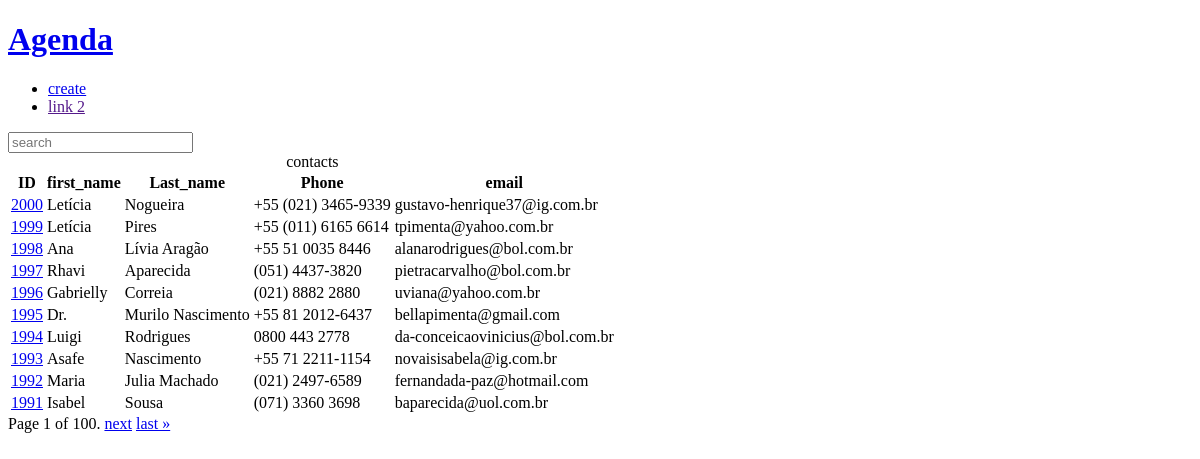
Before: / with the older database file.
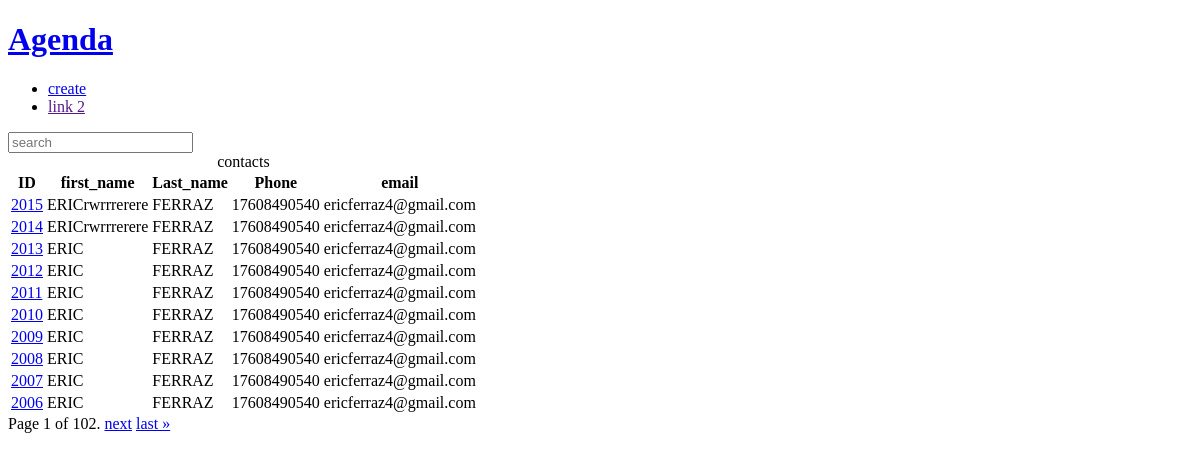
After: the same page with the newer database file.
### contact/models.py (models this page shows, shortened)
class Contact(models.Model):
    first_name = models.CharField(max_length=50)
    last_name = models.CharField(max_length=50,blank=True)
    phone = models.CharField(max_length=15)
    email = models.EmailField(max_length=254, blank=True)
    created_date = models.DateTimeField(default=timezone.now)
    description = models.TextField(blank=True)
    show = models.BooleanField(default=True)
    picture = models.ImageField(upload_to='pictures/%Y/%m', blank=True, null=True)
    Category = models.ForeignKey(
        category,
        on_delete=models.SET_NULL,
        blank=True,
        null=True,
        )

### contact/views/contact_views.py (the view)
# urls.py: path('', views.inedex, name = 'index'),
def inedex (request):
    Contacts = Contact.objects.filter(show = True).order_by('-id')
    paginator = Paginator(Contacts, 10)
    page_number = request.GET.get("page")
    page_obj = paginator.get_page(page_number)
    context = {
        "page_obj": page_obj,
        "site_title" : 'Contatos - '
    }
    return render(
        request,
        "contact/index.html",
        context
        )

### contact/templates/contact/index.html
{% extends "global/base.html" %}
{% block content %}
{% if page_obj %}
    <div class = "responsive-table">
        <table class = "contacts-table">
            <caption class = "table-caption">
                contacts
            </caption>
            <thead>
                <tr class="table-row table-row-header">
                   <th class="table-header">ID</th>
                   <th class="table-header">first_name</th>
                   <th class="table-header">Last_name</th>
                   <th class="table-header">Phone</th>
                   <th class="table-header">email</th>
                </tr>
            </thead>
            <tbody>
                {%for contact in page_obj%}
                    <tr class="table-row">
                        <td class="table-cel">
                         <a
                            class="table-link"
                            href="{% url 'contact:contact' contact.id %}"
                            >
                            {{contact.id}}
                         </a>
                        </td>
                        <td class="table-cel">
                            {{contact.first_name}}
                        </td>
                        <td class="table-cel">
                             {{contact.last_name}}
                        </td>
                        <td class="table-cel">
                             {{contact.phone}}
                        </td>
                        <td class="table-cel">
                             {{contact.email}}
                        </td>
                    </tr>
                {% endfor %}
            </tbody>
        </table>
    </div>
    {% else %}
    <div class="single-contact">
      <h1 class="single-contact-name">
        NENHUM CONTATO ECONTRADO
      </h1>
    </div>
{% endif %}
{% endblock content%}

Changed rows visible on the page:
no longer on this page (row unchanged): Contact: id "2000", first_name "Letícia", last_name "Nogueira", phone "+55 (021) 3465-9339", email "gustavo-henrique37@ig.com.br"
no longer on this page (row unchanged): Contact: id "1999", first_name "Letícia", last_name "Pires", phone "+55 (011) 6165 6614", email "tpimenta@yahoo.com.br"
no longer on this page (row unchanged): Contact: id "1998", first_name "Ana", last_name "Lívia Aragão", phone "+55 51 0035 8446", email "alanarodrigues@bol.com.br"
no longer on this page (row unchanged): Contact: id "1997", first_name "Rhavi", last_name "Aparecida", phone "(051) 4437-3820", email "pietracarvalho@bol.com.br"
no longer on this page (row unchanged): Contact: id "1996", first_name "Gabrielly", last_name "Correia", phone "(021) 8882 2880", email "uviana@yahoo.com.br"
no longer on this page (row unchanged): Contact: id "1995", first_name "Dr.", last_name "Murilo Nascimento", phone "+55 81 2012-6437", email "bellapimenta@gmail.com"
no longer on this page (row unchanged): Contact: id "1994", first_name "Luigi", last_name "Rodrigues", phone "0800 443 2778", email "da-conceicaovinicius@bol.com.br"
no longer on this page (row unchanged): Contact: id "1993", first_name "Asafe", last_name "Nascimento", phone "+55 71 2211-1154", email "novaisisabela@ig.com.br"
no longer on this page (row unchanged): Contact: id "1992", first_name "Maria", last_name "Julia Machado", phone "(021) 2497-6589", email "fernandada-paz@hotmail.com"
no longer on this page (row unchanged): Contact: id "1991", first_name "Isabel", last_name "Sousa", phone "(071) 3360 3698", email "baparecida@uol.com.br"
added Contact: id "2015", first_name "ERICrwrrrerere", last_name "FERRAZ", phone "17608490540", email "ericferraz4@gmail.com"
added Contact: id "2014", first_name "ERICrwrrrerere", last_name "FERRAZ", phone "17608490540", email "ericferraz4@gmail.com"
added Contact: id "2013", first_name "ERIC", last_name "FERRAZ", phone "17608490540", email "ericferraz4@gmail.com"
added Contact: id "2012", first_name "ERIC", last_name "FERRAZ", phone "17608490540", email "ericferraz4@gmail.com"
added Contact: id "2011", first_name "ERIC", last_name "FERRAZ", phone "17608490540", email "ericferraz4@gmail.com"
added Contact: id "2010", first_name "ERIC", last_name "FERRAZ", phone "17608490540", email "ericferraz4@gmail.com"
added Contact: id "2009", first_name "ERIC", last_name "FERRAZ", phone "17608490540", email "ericferraz4@gmail.com"
added Contact: id "2008", first_name "ERIC", last_name "FERRAZ", phone "17608490540", email "ericferraz4@gmail.com"
added Contact: id "2007", first_name "ERIC", last_name "FERRAZ", phone "17608490540", email "ericferraz4@gmail.com"
added Contact: id "2006", first_name "ERIC", last_name "FERRAZ", phone "17608490540", email "ericferraz4@gmail.com"
Other visible differences:
{{ page_obj.paginator.num_pages }}: "100" → "102"
